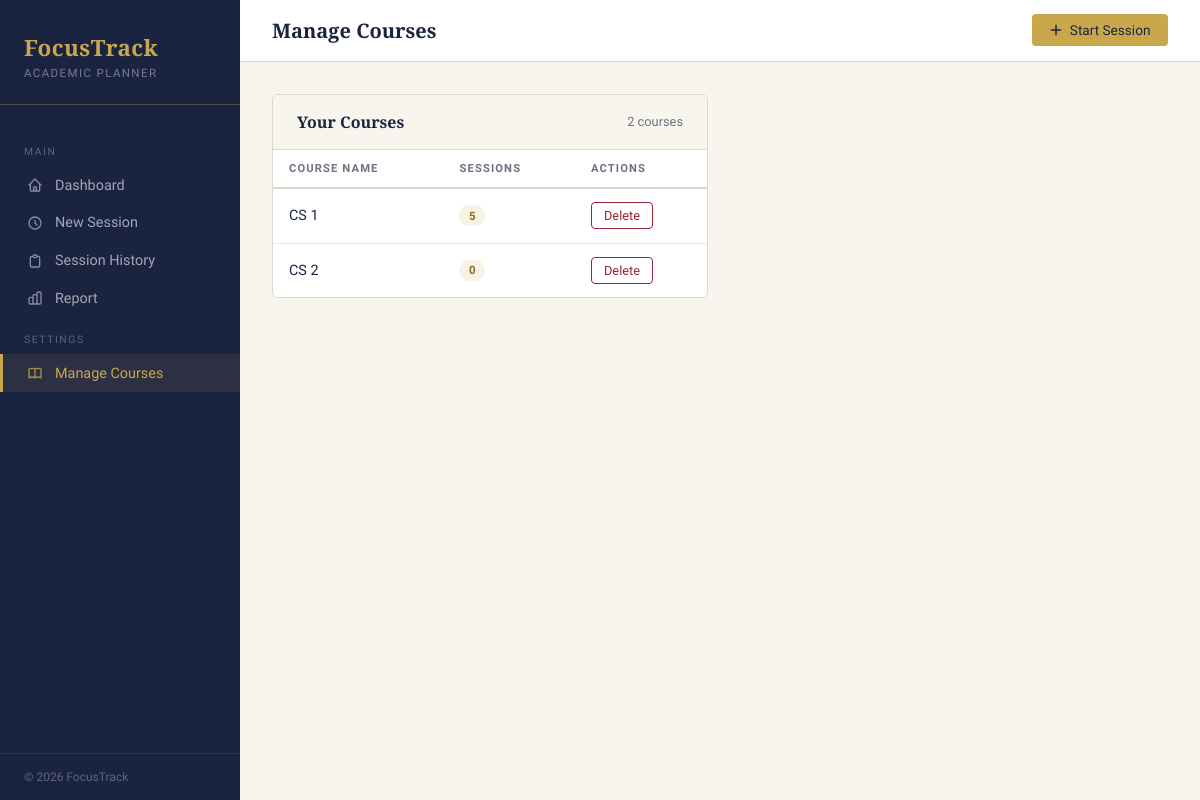
The app's page /courses, older data.
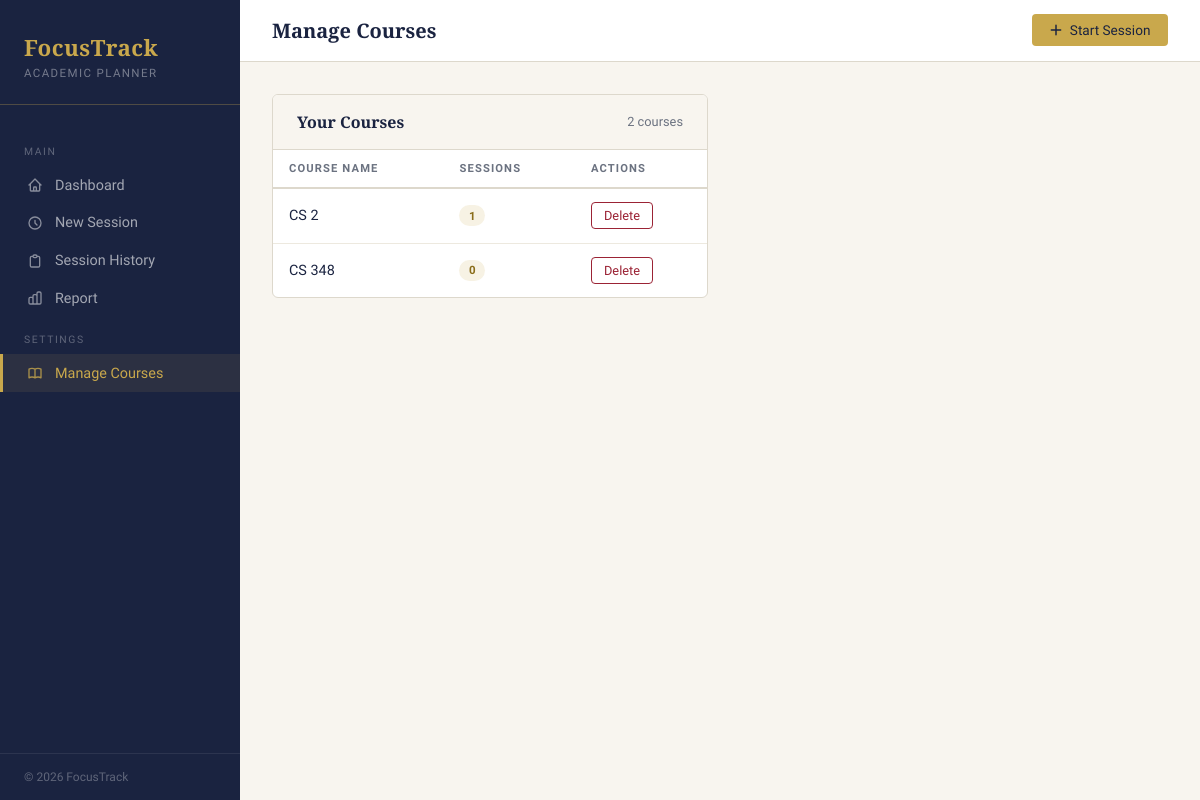
The same page, newer data.
### tables this page shows
CREATE TABLE courses (
    courseid INTEGER PRIMARY KEY AUTOINCREMENT,
    userid INTEGER NOT NULL,
    courseName TEXT NOT NULL, 
    FOREIGN KEY (userid) REFERENCES users (userid)
);

### app.py (the view, shortened to what this page needs)
@app.route('/courses', methods=['GET', 'POST'])
def courses():
    conn = get_db_connection()
    courses = conn.execute('''
        SELECT courses.*,
               COUNT(focusSessions.sessionid) as session_count
        FROM courses
        LEFT JOIN focusSessions ON courses.courseid = focusSessions.courseid
        GROUP BY courses.courseid
        ORDER BY courses.courseName
    ''').fetchall()
    conn.close()
    return render_template('courses.html', courses=courses)

### app.py (called while the page is built)
def get_db_connection():
    conn = sqlite3.connect(DB_PATH)
    conn.row_factory = sqlite3.Row
    return conn

### templates/courses.html (shortened to what this page needs)
{% extends 'base.html' %}
{% block page_title %}Manage Courses{% endblock %}
{% block content %}
<div class="two-col">
  <div class="card">
    <div class="card-header" style="display:flex;justify-content:space-between;align-items:center;">
      Your Courses
      <span style="font-size:0.8rem;font-family:'Source Sans 3',sans-serif;color:var(--text-muted);font-weight:400;">{{ courses|length }} courses</span>
    </div>
    <div>
      {% if courses %}
      <table class="data-table">
        <thead>
          <tr>
            <th>Course Name</th>
            <th>Sessions</th>
            <th>Actions</th>
          </tr>
        </thead>
        <tbody>
          {% for course in courses %}
          <tr>
            <td style="font-weight:500;">{{ course['courseName'] }}</td>
            <td><span class="badge badge-gold">{{ course['session_count'] }}</span></td>
            <td>
              <a href="/delete_course/{{ course['courseid'] }}" class="btn btn-danger btn-sm"
                 onclick="return confirm('Delete this course and all its sessions?')">Delete</a>
            </td>
          </tr>
          {% endfor %}
        </tbody>
      </table>
      {% endif %}
    </div>
  </div>
</div>
{% endblock %}

Row changes from the older to the newer data that the page shows:
removed courses: courseName "CS 1", session_count "5"
computed for courses "CS 2": session_count "0" → "1"
added courses: courseName "CS 348", session_count "0"
